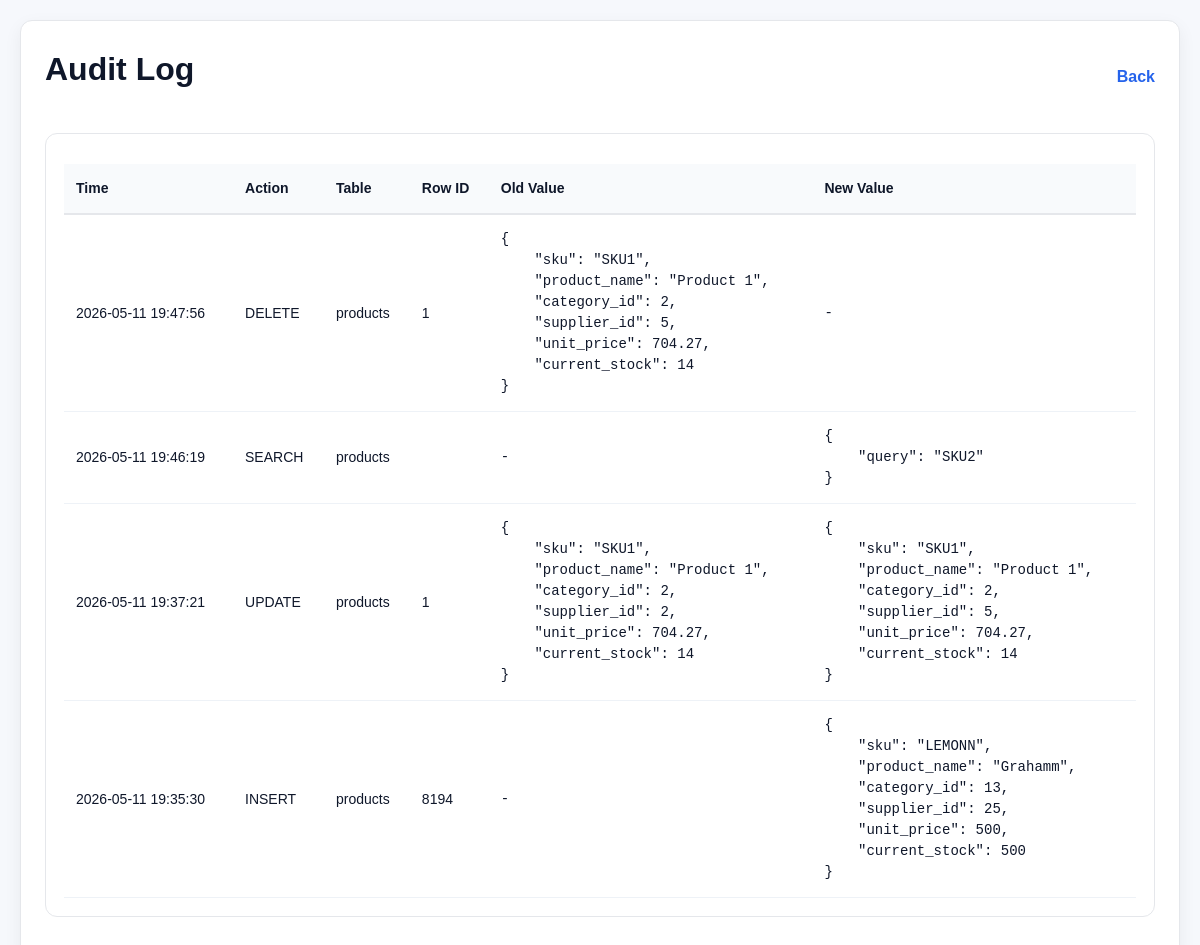
The page /frontend/audit.php on the database its author committed.
### tables this page shows
CREATE TABLE `audit_log` (
  `audit_id` int(11) NOT NULL,
  `action_type` varchar(20) NOT NULL,
  `table_name` varchar(50) NOT NULL,
  `row_id` int(11) DEFAULT NULL,
  `old_value` longtext DEFAULT NULL CHECK (json_valid(`old_value`)),
  `new_value` longtext DEFAULT NULL CHECK (json_valid(`new_value`)),
  `changed_at` timestamp NOT NULL DEFAULT current_timestamp()
);

### frontend/audit.php (the view, shortened to what this page needs)
<?php
require_once '../backend/db_connect.php';
$rows = $pdo
    ->query("
        SELECT *
        FROM audit_log
        ORDER BY changed_at DESC
        LIMIT 200
    ")
    ->fetchAll();
?>
<!DOCTYPE html>
<html lang="en">
<head>
    <link rel="stylesheet" href="styles.css">
</head>
<body>
<div class="container">
    <div class="topbar">
        <h1>Audit Log</h1>
        <div class="user">
            <a href="dashboard.php">Back</a>
        </div>
    </div>
    <div class="card">
        <table>
            <thead>
                <tr>
                    <th>Time</th>
                    <th>Action</th>
                    <th>Table</th>
                    <th>Row ID</th>
                    <th>Old Value</th>
                    <th>New Value</th>
                </tr>
            </thead>
            <tbody>
            <?php foreach ($rows as $r): ?>
                <tr>
                    <td>
                        <?= htmlspecialchars($r['changed_at']) ?>
                    </td>
                    <td>
                        <?= htmlspecialchars($r['action_type']) ?>
                    </td>
                    <td>
                        <?= htmlspecialchars($r['table_name']) ?>
                    </td>
                    <td>
                        <?= htmlspecialchars((string)$r['row_id']) ?>
                    </td>
                    <td>
                        <pre style="margin:0;white-space:pre-wrap;">
<?= $r['old_value']
    ? json_encode(
        json_decode($r['old_value'], true),
        JSON_PRETTY_PRINT
      )
    : '-' ?>
                        </pre>
                    </td>
                    <td>
                        <pre style="margin:0;white-space:pre-wrap;">
<?= $r['new_value']
    ? json_encode(
        json_decode($r['new_value'], true),
        JSON_PRETTY_PRINT
      )
    : '-' ?>
                        </pre>
                    </td>
                </tr>
            <?php endforeach; ?>
            </tbody>
        </table>
    </div>
</div>
</body>
</html>

### frontend/styles.css (style rules this page uses)
:root { --bg:#f6f8fc; --card:#ffffff; --text:#0f172a; --muted:#64748b; --border:#e5e7eb; --primary:#2563eb; --primary-dark:#1d4ed8; --danger:#dc2626; --success:#16a34a; --radius:12px; --shadow:0 6px 18px rgba(15,23,42,0.06); }
* { margin:0; padding:0; box-sizing:border-box; }
body { font-family:Arial,sans-serif; background:var(--bg); color:var(--text); line-height:1.5; padding:20px; }
.container { max-width:1200px; margin:auto; background:var(--card); border:1px solid var(--border); border-radius:var(--radius); box-shadow:var(--shadow); padding:24px; }
.topbar { display:flex; justify-content:space-between; align-items:center; margin-bottom:24px; }
.topbar h1 { font-size:32px; }
.user { display:flex; align-items:center; gap:12px; }
.user a { color:var(--primary); text-decoration:none; font-weight:600; }
.card { background:#fff; border:1px solid var(--border); border-radius:var(--radius); padding:18px; margin-bottom:20px; }
h1,h2,h3 { margin-bottom:16px; }
table { width:100%; border-collapse:collapse; margin-top:12px; }
th { background:#f8fafc; padding:14px 12px; text-align:left; font-size:14px; border-bottom:2px solid var(--border); }
td { padding:14px 12px; border-bottom:1px solid #eef2f7; font-size:14px; }

### rows shown on the page
audit_log: changed_at "2026-05-11 19:47:56", action_type "DELETE", table_name "products", row "1", old_value "{ \"sku\": \"SKU1\", \"product_name\": \"Product 1\", \"category_id\": 2, \"supplier_id\": 5, \"unit_price\": 704.27, \"current_stock\": 14 }"
audit_log: changed_at "2026-05-11 19:46:19", action_type "SEARCH", table_name "products", new_value "{ \"query\": \"SKU2\" }"
audit_log: changed_at "2026-05-11 19:37:21", action_type "UPDATE", table_name "products", row "1", old_value "{ \"sku\": \"SKU1\", \"product_name\": \"Product 1\", \"category_id\": 2, \"supplier_id\": 2, \"unit_price\": 704.27, \"current_stock\": 14 }", new_value "{ \"sku\": \"SKU1\", \"product_name\": \"Product 1\", \"category_id\": 2, \"supplier_id\": 5, \"unit_price\": 704.27, \"current_stock\": 14 }"
audit_log: changed_at "2026-05-11 19:35:30", action_type "INSERT", table_name "products", row "8194", new_value "{ \"sku\": \"LEMONN\", \"product_name\": \"Grahamm\", \"category_id\": 13, \"supplier_id\": 25, \"unit_price\": 500, \"current_stock\": 500 }"
